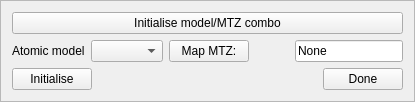
                  <widget class="QFrame" name="_sim_basic_xtal_map_frame">
                   <property name="sizePolicy">
                    <sizepolicy hsizetype="Preferred" vsizetype="Preferred">
                     <horstretch>0</horstretch>
                     <verstretch>0</verstretch>
                    </sizepolicy>
                   </property>
                   <property name="minimumSize">
                    <size>
                     <width>0</width>
                     <height>0</height>
                    </size>
                   </property>
                   <property name="frameShape">
                    <enum>QFrame::StyledPanel</enum>
                   </property>
                   <property name="frameShadow">
                    <enum>QFrame::Raised</enum>
                   </property>
                   <layout class="QVBoxLayout" name="verticalLayout_17">
                    <item>
                     <widget class="QPushButton" name="_sim_basic_xtal_init_open_button">
                      <property name="minimumSize">
                       <size>
                        <width>0</width>
                        <height>0</height>
                       </size>
                      </property>
                      <property name="text">
                       <string>Initialise model/MTZ combo</string>
                      </property>
                     </widget>
                    </item>
                    <item>
                     <widget class="QFrame" name="_sim_basic_xtal_init_main_frame">
                      <layout class="QVBoxLayout" name="_sim_basic_xtal_init_frame">
                       <property name="leftMargin">
                        <number>0</number>
                       </property>
                       <property name="topMargin">
                        <number>0</number>
                       </property>
                       <property name="rightMargin">
                        <number>0</number>
                       </property>
                       <property name="bottomMargin">
                        <number>0</number>
                       </property>
                       <item>
                        <layout class="QHBoxLayout" name="horizontalLayout_9">
                         <item>
                          <widget class="QLabel" name="label_10">
                           <property name="text">
                            <string>Atomic model</string>
                           </property>
                          </widget>
                         </item>
                         <item>
                          <widget class="QComboBox" name="_sim_basic_xtal_init_model_combo_box"/>
                         </item>
                         <item>
                          <widget class="QPushButton" name="_sim_basic_xtal_init_reflections_file_button">
                           <property name="minimumSize">
                            <size>
                             <width>0</width>
                             <height>0</height>
                            </size>
                           </property>
                           <property name="text">
                            <string>Map MTZ:</string>
                           </property>
                          </widget>
                         </item>
                         <item>
                          <spacer name="horizontalSpacer_5">
                           <property name="orientation">
                            <enum>Qt::Horizontal</enum>
                           </property>
                           <property name="sizeHint" stdset="0">
                            <size>
                             <width>40</width>
                             <height>20</height>
                            </size>
                           </property>
                          </spacer>
                         </item>
                         <item>
                          <widget class="QLineEdit" name="_sim_basic_xtal_init_reflections_file_name">
                           <property name="text">
                            <string>None</string>
                           </property>
                          </widget>
                         </item>
                        </layout>
                       </item>
                       <item>
                        <layout class="QHBoxLayout" name="horizontalLayout_26">
                         <property name="topMargin">
                          <number>0</number>
                         </property>
                         <item>
                          <widget class="QPushButton" name="_sim_basic_xtal_init_go_button">
                           <property name="sizePolicy">
                            <sizepolicy hsizetype="Minimum" vsizetype="Fixed">
                             <horstretch>0</horstretch>
                             <verstretch>0</verstretch>
                            </sizepolicy>
                           </property>
                           <property name="maximumSize">
                            <size>
                             <width>16777215</width>
                             <height>16777215</height>
                            </size>
                           </property>
                           <property name="text">
                            <string>Initialise</string>
                           </property>
                          </widget>
                         </item>
                         <item>
                          <spacer name="horizontalSpacer_16">
                           <property name="orientation">
                            <enum>Qt::Horizontal</enum>
                           </property>
                           <property name="sizeHint" stdset="0">
                            <size>
                             <width>40</width>
                             <height>20</height>
                            </size>
                           </property>
                          </spacer>
                         </item>
                         <item>
                          <widget class="QPushButton" name="_sim_basic_xtal_init_done_button">
                           <property name="text">
                            <string>Done</string>
                           </property>
                          </widget>
                         </item>
                        </layout>
                       </item>
                      </layout>
                     </widget>
                    </item>
                   </layout>
                  </widget>
